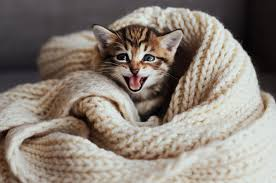
#> input picture resources/cat.jpeg, 276 x 183 px, found by its file name
$ python chapter2.py
#> lines starting #> are read from the running program, lines starting #| are printed output that depends on the picture; after the words box and inside, x2 and y2 are one past the last pixel; in counts of white or black regions, pixels touching at a corner belong together
import cv2
import numpy as np

img = cv2.imread("opencv_python/resources/cat.jpeg")
#> img is the input picture: shape (183, 276, 3); mean B, G, R 118.7, 128, 137.9
kernel = np.ones((5,5), np.uint8)

# Converts image into gray scale
imgGray = cv2.cvtColor(img, cv2.COLOR_BGR2GRAY)
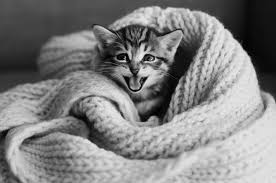
#> imgGray: shape (183, 276); min 0, max 242, mean 129.9

# Converts image into Blur image
imgBlur = cv2.GaussianBlur(imgGray, (7,7), 0)
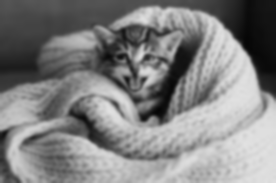
#> imgBlur: shape (183, 276); min 5, max 225, mean 129.9

# Display edges of the image
imgCanny = cv2.Canny(img, 150, 200)
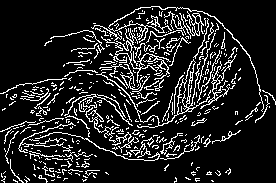
#> imgCanny: shape (183, 276); 13.8% white in thin lines or dots

# Dialate the image i.e. make the edges thick
imgDialation = cv2.dilate(imgCanny, kernel, iterations=1)
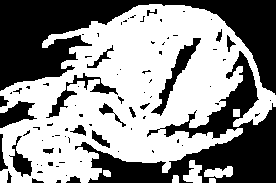
#> imgDialation: shape (183, 276); 56.2% white; 83 black regions (61 under 20 px), largest, box (x1, y1, x2, y2) and area: (0, 0, 276, 95) 10586, (75, 51, 276, 183) 7923, (151, 38, 201, 116) 747

# Erode the image i.e. make the edges thinner
imgEroded = cv2.erode(imgDialation, kernel, iterations=1)
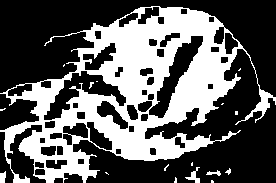
#> imgEroded: shape (183, 276); 37.1% white; 17 white regions (12 under 20 px), largest, box (x1, y1, x2, y2) and area: (0, 6, 276, 183) 18438, (185, 167, 200, 183) 90, (0, 171, 6, 183) 58, (206, 170, 221, 176) 44, (225, 168, 231, 175) 21

cv2.imshow("Gray Image", imgGray)
cv2.imshow("Blur Image", imgBlur)
cv2.imshow("Canny Image", imgCanny)
cv2.imshow("Dialation Image", imgDialation)
cv2.imshow("Eroded Image", imgEroded)
cv2.waitKey(0)

$ run again, with resources/cards.jpeg copied over resources/cat.jpeg
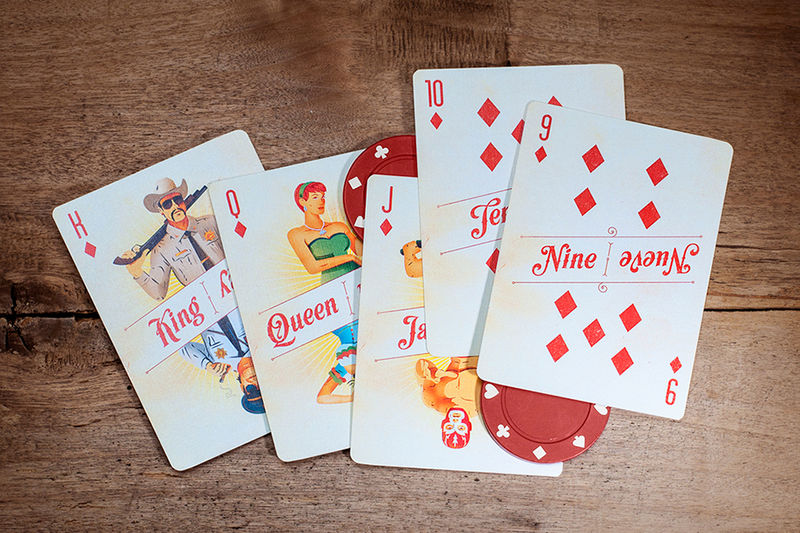
#> input picture resources/cards.jpeg, 800 x 533 px, found by its file name
#> img is the input picture: shape (533, 800, 3); mean B, G, R 134.3, 143.6, 165.2
#> `imgCanny = cv2.Canny(img, 150, 200)`:
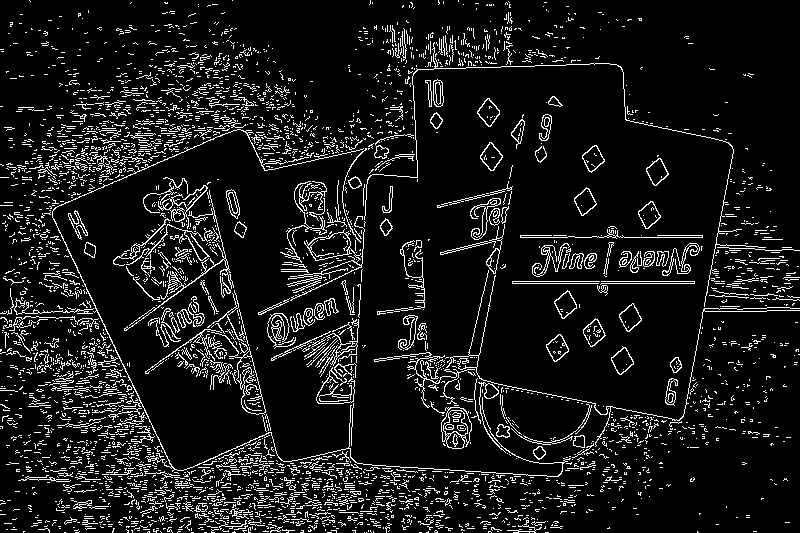
#> imgCanny: shape (533, 800); 9.5% white in thin lines or dots
#> imgDialation: shape (533, 800); 43.5% white; 223 white regions (1 under 20 px), largest, box (x1, y1, x2, y2) and area: (0, 0, 800, 533) 151888, (510, 224, 705, 298) 4806, (616, 241, 705, 278) 2039
#> `imgEroded = cv2.erode(imgDialation, kernel, iterations=1)`:
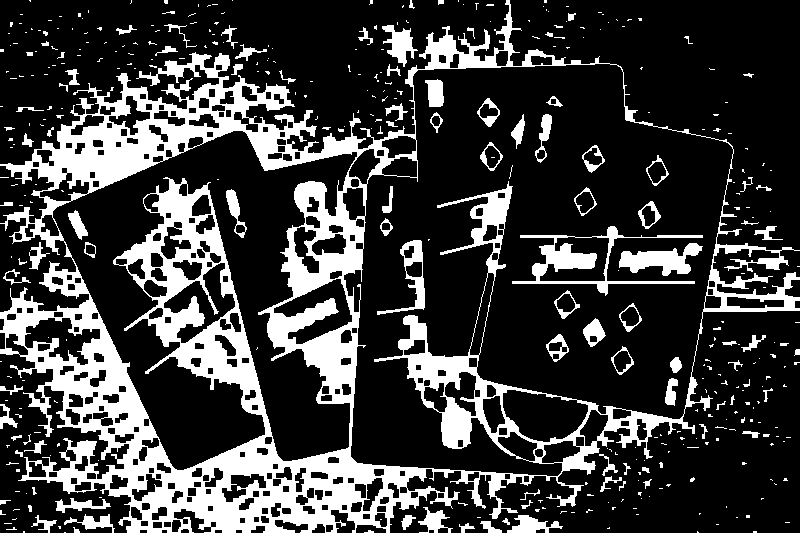
#> imgEroded: shape (533, 800); 23.6% white; 405 white regions (303 under 20 px), largest, box (x1, y1, x2, y2) and area: (0, 0, 800, 533) 83092, (512, 226, 703, 296) 2487, (619, 243, 703, 276) 1406

$ run again, with resources/elon_musk.jpg copied over resources/cat.jpeg
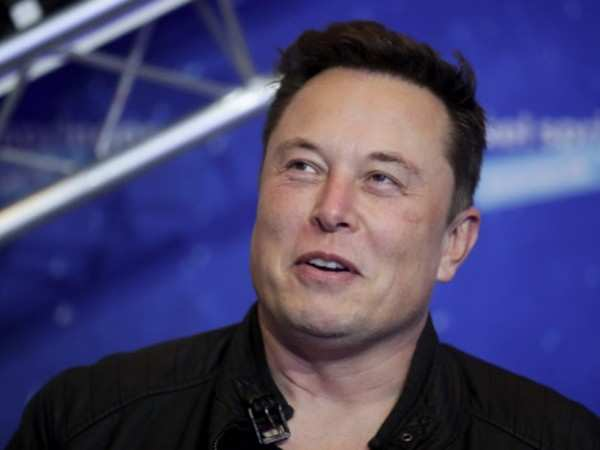
#> input picture resources/elon_musk.jpg, 600 x 450 px, found by its file name
#> img is the input picture: shape (450, 600, 3); mean B, G, R 108.6, 68.1, 72.6
#> `imgCanny = cv2.Canny(img, 150, 200)`:
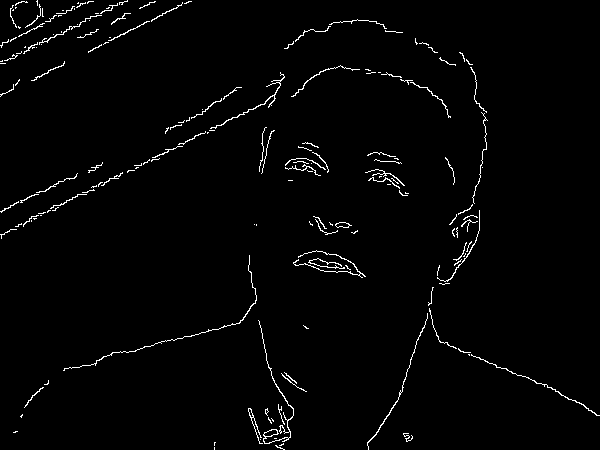
#> imgCanny: shape (450, 600); 1.8% white in thin lines or dots
#> imgDialation: shape (450, 600); 9.4% white; 37 white regions, largest, box (x1, y1, x2, y2) and area: (0, 70, 287, 241) 2639, (435, 50, 490, 287) 2592, (365, 285, 600, 450) 2495
#> `imgEroded = cv2.erode(imgDialation, kernel, iterations=1)`:
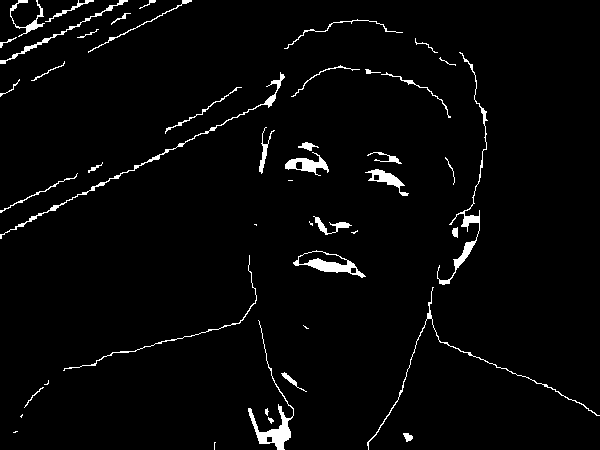
#> imgEroded: shape (450, 600); 2.8% white; 47 white regions (9 under 20 px), largest, box (x1, y1, x2, y2) and area: (248, 320, 294, 450) 811, (437, 52, 488, 285) 785, (0, 72, 285, 239) 765
